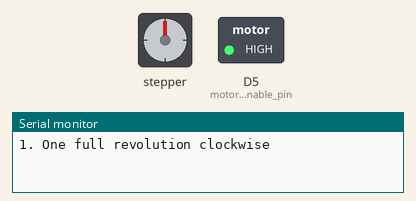
This program was run on a simulated Arduino Uno R4 WiFi. On the bench: stepper motor, switched loads named in the program (green lamp = pin HIGH), the last lines printed to the serial monitor. Stepper angles assume 200 steps per turn.

Above: at 0.05 s.
At 8.45 s:
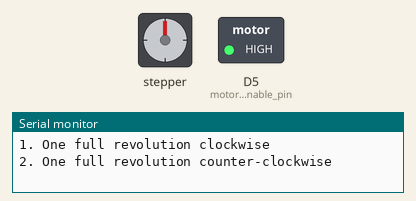
At 12.65 s:
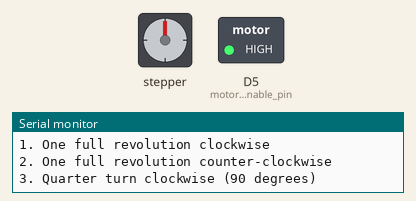
At 16.95 s:
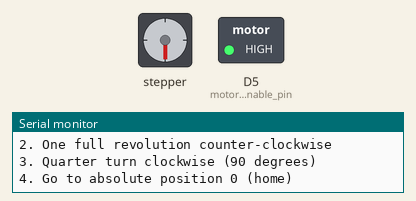
Timing chart, 0 to 26.1 s (numbered marks = the images above):
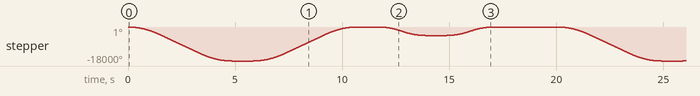

Measured:
- by itself, stepper: turns 18000° counter-clockwise in 4.8 s, then 18000° clockwise in 4.8 s, then 4500° counter-clockwise in 2.2 s, then 4500° clockwise in 2.2 s, repeating every 20.0 s

The program:

main.cpp
```cpp
#include <Arduino.h>
#include "StepperMotor.h"
/* MOTOR CONFIGURATION PARATMETERS*/

const int motor_step_pin = 3;
const int motor_direction_pin = 4;
const int motor_enable_pin = 5;
const long motor_max_speed_steps_per_second = 3000;
const long motor_speed_steps_per_second = 2000;
const long motor_acceleration_steps_per_second_squared = 2000;
const long motor_steps_per_rotation = 10000;

/*Create Motor Object*/

Stepper_Motor _Stepper("Stepper",motor_step_pin,motor_direction_pin,motor_enable_pin);

void setup()
{
   Serial.begin(9600);
  _Stepper.initiliase_stepper();
  _Stepper.motor_enable();
  _Stepper.set_max_speed_steps_per_second(motor_max_speed_steps_per_second);
  _Stepper.set_speed_steps_per_second(motor_speed_steps_per_second);
  _Stepper.set_acceleration_steps_per_second_squared(motor_acceleration_steps_per_second_squared);
  _Stepper.set_steps_per_rotation(motor_steps_per_rotation);
}

void wait_until_done()
{
  while (!_Stepper.is_in_target_position())
  {
    _Stepper.run();
  }
}

void loop()
{
  Serial.println("1. One full revolution clockwise");
  _Stepper.move_relative(motor_steps_per_rotation, Stepper_Motor::clockwise);
  wait_until_done();
  delay(1000);

  Serial.println("2. One full revolution counter-clockwise");
  _Stepper.move_relative(motor_steps_per_rotation, Stepper_Motor::counter_clockwise);
  wait_until_done();
  delay(1000);

  Serial.println("3. Quarter turn clockwise (90 degrees)");
  _Stepper.move_angle_relative(90,Stepper_Motor::clockwise);
  wait_until_done();
  delay(1000);

  Serial.println("4. Go to absolute position 0 (home)");
  _Stepper.move_absolute(0, Stepper_Motor::counter_clockwise);
  wait_until_done();
  delay(1000);

  Serial.print("Current position: ");
  Serial.println(_Stepper.get_current_position());
  delay(2000);
}
```

Shield_Base.h
```cpp
#ifndef SHIELD_BASE_H
#define SHIELD_BASE_H

#include <Arduino.h>

// Required libraries:
// - arduino-cli lib install "Arduino"
class ShieldBase {
private:
    const char* name;
public:
    explicit ShieldBase(const char* defaultName = "Shield") : name(defaultName ? defaultName : "Shield") {}
    virtual ~ShieldBase() {};

    virtual const char* getName() const {return name;}
    virtual void setName(const char* newName) { name = newName ? newName : "Shield"; }

    virtual const uint8_t* getUsedPins() const = 0;

    // Number of pins in that array
    virtual uint8_t getUsedPinsCount() const = 0;

    // Optional: initialization hook
    virtual void init(){};
};

#endif
```

StepperMotor.h
```cpp
#ifndef STEPPER_MOTOR_H
#define STEPPER_MOTOR_H
#include <Arduino.h>
#include "Shield_Base.h"
#include <AccelStepper.h>
// changes implemented
// Derived the class from Shield Base
// removed the stlib library
// removed "motor" from variable names
// renamed run_stepper to run()
// removed unused variables in setters
class Stepper_Motor : public ShieldBase
{
 public:
 explicit Stepper_Motor(const char *name,uint8_t step_pin,uint8_t direction_pin, uint8_t enable_pin);
 enum Direction
 {
    clockwise,
    counter_clockwise
 };
 long get_speed();
 long get_max_speed();
 long get_acceleration();
 long get_steps_per_rotation() const;
 void set_speed_steps_per_second(long speed = 100);
 void set_max_speed_steps_per_second(long max_speed = 100);
 void set_acceleration_steps_per_second_squared(long acceleration = 50);
 void set_steps_per_rotation(long steps_per_rotation = 1000);
 void move_relative(long relative_steps_to_move,Direction direction); // only sets a relative target Position, must be used alongside run stepper to run the motor
 void move_absolute(long position,Direction direction); // only sets an absolute target Position, must be sued alongside run stepper to run the motor
 void initiliase_stepper() const;
 void motor_enable() const;
 void motor_disable() const;
 long degree_to_steps(int degrees);
 bool is_in_target_position();
 void run();
 void move_angle_relative(int degrees,Direction direction);
 void move_angle_absolute(int degrees,Direction direction);
 long get_current_position();
 void set_position(long position);
 const char* getName() const override ;
 void setName(const char* newName) override;
 const uint8_t* getUsedPins() const override;
 uint8_t getUsedPinsCount() const override;
 private:
 long motor_steps_per_rotation;
 uint8_t motor_enable_pin;
 uint8_t motor_step_pin;
 uint8_t motor_direction_pin;
 uint8_t used_pins_arr[3];
 AccelStepper Stepper;

};
#endif
```

StepperMotor.cpp
```cpp
#include "StepperMotor.h"
Stepper_Motor::Stepper_Motor(const char* name,uint8_t step_pin,uint8_t direction_pin,uint8_t enable_pin):ShieldBase(name),motor_step_pin(step_pin),motor_direction_pin(direction_pin),motor_enable_pin(enable_pin),Stepper(1,step_pin,direction_pin),used_pins_arr{step_pin,direction_pin,enable_pin}
{
    Stepper.setCurrentPosition(0); // start with current position at 0 when creating the stepper object
}

const char* Stepper_Motor::getName () const
{
    return ShieldBase::getName();
}

void Stepper_Motor::setName(const char* newName)
{
    ShieldBase::setName(newName);
}

const uint8_t* Stepper_Motor::getUsedPins() const
{
    return used_pins_arr;
}

uint8_t Stepper_Motor::getUsedPinsCount () const
{
    return 3;
}

void Stepper_Motor::initiliase_stepper() const
{
    pinMode(motor_enable_pin,OUTPUT);
}

void Stepper_Motor::motor_enable() const
{
  digitalWrite(motor_enable_pin,HIGH);
}

void Stepper_Motor::motor_disable() const
{
    digitalWrite(motor_enable_pin,LOW);
}

long Stepper_Motor::degree_to_steps(int degrees)
{
    return round((get_steps_per_rotation()*degrees) / 360.0);
    // round returns the next integer if the fractional part is greater or equal to 0.5
    // returns the previous integer if the fractional part is less than 0.5
}

void Stepper_Motor::set_max_speed_steps_per_second(long max_speed)
{
    Stepper.setMaxSpeed(max_speed);
}

void Stepper_Motor::set_speed_steps_per_second(long speed)
{
    Stepper.setSpeed(speed);
}

void Stepper_Motor::set_acceleration_steps_per_second_squared(long acceleration )
{
    Stepper.setAcceleration(acceleration);
}

void Stepper_Motor::set_steps_per_rotation(long steps_per_rotation)
{
    motor_steps_per_rotation = steps_per_rotation;
}

long Stepper_Motor::get_max_speed()
{
    return Stepper.maxSpeed();
}

long Stepper_Motor::get_speed()
{
    return Stepper.speed();
}

long Stepper_Motor::get_acceleration()
{
    return Stepper.acceleration();
}

long Stepper_Motor::get_steps_per_rotation () const
{
    return motor_steps_per_rotation;
}


bool Stepper_Motor::is_in_target_position()
{
    return Stepper.currentPosition () == Stepper.targetPosition();
}

void Stepper_Motor:: run()
{
    Stepper.run();
}

void Stepper_Motor:: move_relative(long relative_steps_to_move, Direction direction)
{
    switch(direction)
    {
        case clockwise:
        Stepper.move(-1*relative_steps_to_move);
        break;
        case counter_clockwise:
        Stepper.move(relative_steps_to_move);
        break;
    }
}

void Stepper_Motor::move_absolute(long position, Direction direction)
{
    switch(direction)
    {
        case clockwise:
        Stepper.moveTo(-1*position);
        break;
        case counter_clockwise:
        Stepper.moveTo(position);
        break;
    }
}

void Stepper_Motor:: move_angle_relative(int degrees, Direction direction)
{
    switch(direction)
    {
        case clockwise:
        Stepper.move(-1*degree_to_steps(degrees));
        break;
        case counter_clockwise:
        Stepper.move(degree_to_steps(degrees));
        break;
    }
}

void Stepper_Motor:: move_angle_absolute(int degrees, Direction direction)
{
    switch(direction)
    {
        case clockwise:
        Stepper.moveTo(-1*degree_to_steps(degrees));
        break;
        case counter_clockwise:
        Stepper.moveTo(degree_to_steps(degrees));
        break;
    }
}

long Stepper_Motor::get_current_position()
{
    return Stepper.currentPosition();
}

void Stepper_Motor::set_position(long position)
{
    Stepper.setCurrentPosition(position);
}
```
